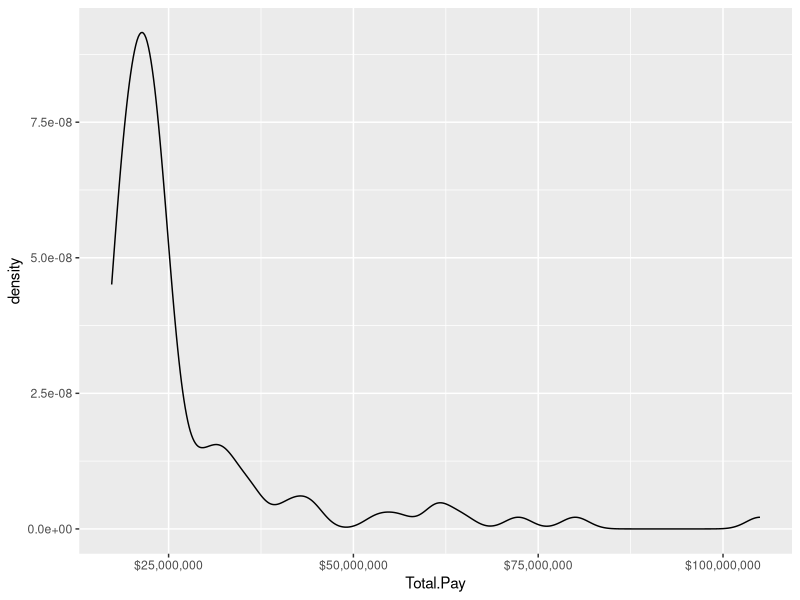
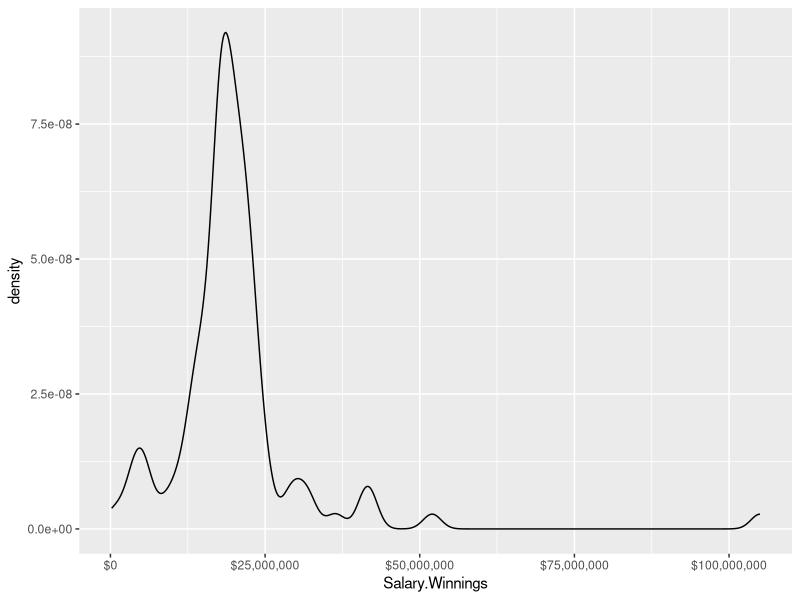
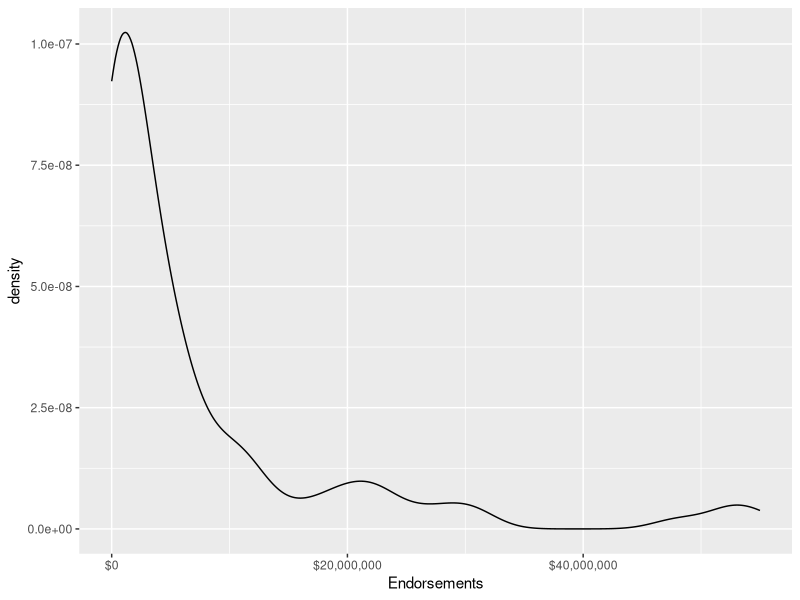
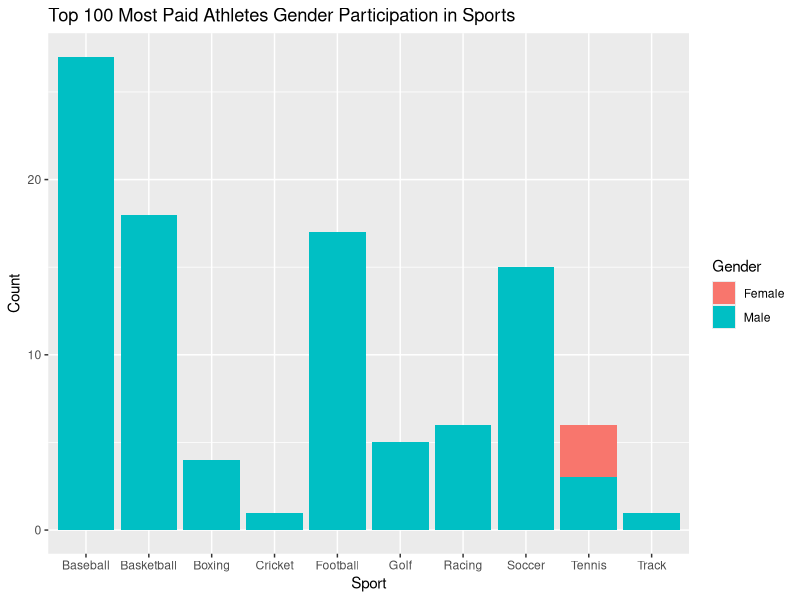
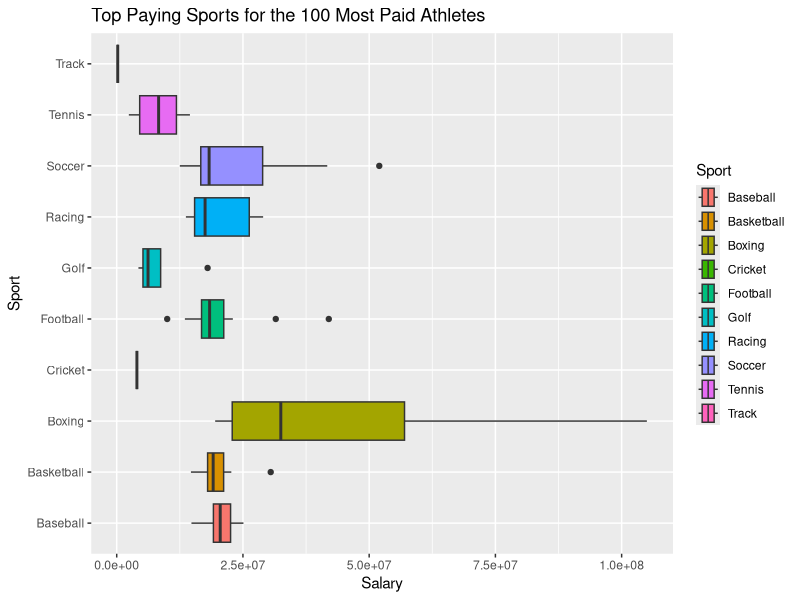
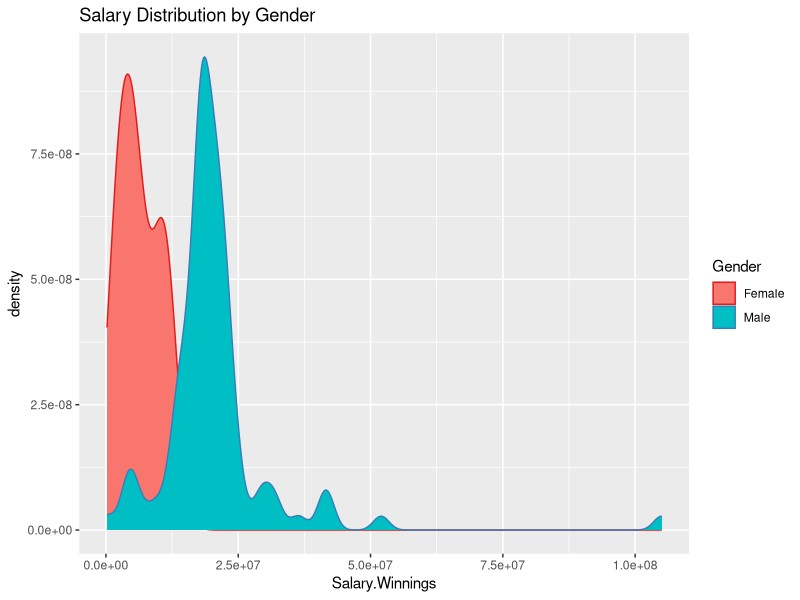

Write the R code that produced these figures, in order.
library(scales) 
library(ggplot2) 

#Read Data
data<- read.csv("Athletes001.csv")

#variable names
names(data)

#Summary
summary(data)

#Transform into categorical variables
data$Sport<-factor(data$Sport)
data$Nation<-factor(data$Nation)
data$Gender<-factor(data$Gender)
data$Birth.Date<-factor(data$Birth.Date)
data$Place.of.Birth<-factor(data$Place.of.Birth)

######Calculate the standard deviation of total pay
sd(data$Total.Pay)

#Calculate the skewness of total pay
total_skew <- (3*(mean(data$Total.Pay) - median(data$Total.Pay)))/sd(data$Total.Pay)
total_skew

#Producing a density plot 
ggplot(data, aes(x=Total.Pay)) + geom_density() + 
  scale_x_continuous(labels=dollar)     



#######Calculate the standard deviation of salary winnings
sd(data$Salary.Winnings)

#Calculate the skewness of salary winnings
salary_winnings_skew <- (3*(mean(data$Salary.Winnings) - median(data$Salary.Winnings)))/sd(data$Salary.Winnings)
salary_winnings_skew

#Producing a density plot 
ggplot(data, aes(x=Salary.Winnings)) + geom_density() + 
  scale_x_continuous(labels=dollar) 



#######Calculate the standard deviation of Endorsements
sd(data$Endorsements)

#Calculate the skewness of endorsements
endorsements_skew <- (3*(mean(data$Endorsements) - median(data$Endorsements)))/sd(data$Endorsements)
endorsements_skew

#Producing a density plot 
ggplot(data, aes(x=Endorsements)) + geom_density() + 
  scale_x_continuous(labels=dollar) 


####Visualizations

#Exploring relationships between Sports and Gender
#Stacked bar chart
ggplot(data, aes(x=Sport, fill=Gender)) + 
  geom_bar() +
  ggtitle("Top 100 Most Paid Athletes Gender Participation in Sports")+
  labs(fill="Gender") +
  xlab("Sport") +
  ylab("Count")
  
#Exploring relationships between Sports and Salary
#Exploring distributions by category with a box plot
ggplot(data, aes(x=Salary.Winnings, y=Sport, fill=Sport)) +
  geom_boxplot() +
  ggtitle("Top Paying Sports for the 100 Most Paid Athletes")+
  scale_color_brewer(palette="Set1") +
  labs(fill="Sport") +
  xlab("Salary") +
  ylab("Sport")


#Exploring Gap in Pay between Male and Female Athletes
ggplot(data, aes(x=Salary.Winnings, color=Gender, fill=Gender)) +  
  geom_density() + 
  ggtitle("Salary Distribution by Gender")+
  scale_color_brewer(palette="Set1")
















